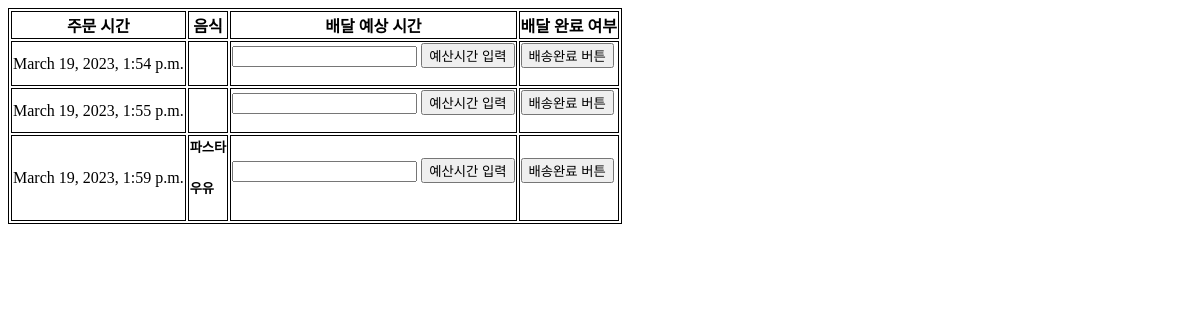
The page /delivery/orders/ on the database as committed earlier.
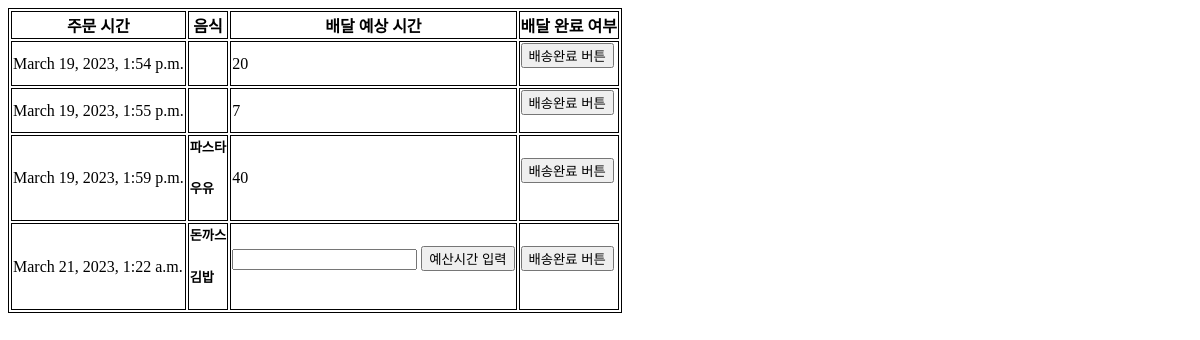
The same page on the database as committed later.
### order/models.py (models this page shows)
class Order(models.Model):
    shop = models.ForeignKey(Shop, on_delete=models.CASCADE)
    order_date = models.DateTimeField('date_ordered')
    address = models.CharField(max_length=40)
    estimated_time = models.IntegerField(default=-1)
    deliver_finish = models.BooleanField(default=0)

class Orderfood(models.Model):
    order = models.ForeignKey(Order, on_delete=models.CASCADE)
    food_name = models.CharField(max_length=20)

### delivery/views.py (the view)
# urls.py: path('orders/', views.order_list, name="order_list"),
@csrf_exempt
def order_list(request):
    if request.method == 'GET':
        order_list = Order.objects.all()
        return render(request, 'delivery/order_list.html', {'order_list':order_list})
    elif request.method == 'POST':
        order_item = Order.objects.get(pk=int(request.POST['order_id']))
        order_item.deliver_finish = 1
        order_item.save()
        return render(request, 'delivery/success.html')

### delivery/templates/delivery/order_list.html (shortened to what this page needs)
<table style="border: 1px solid black;">
    <tr style="border: 1px solid black;">
        <th style="border: 1px solid black;">주문 시간</th>
        <th style="border: 1px solid black;">음식</th>
        <th style="border: 1px solid black;">배달 예상 시간</th>
        <th style="border: 1px solid black;">배달 완료 여부</th>
    </tr>
    {% for order in order_list %}
    <tr style="border: 1px solid black;">
        <td style="border: 1px solid black;">
            {{ order.order_date }}
        </td>
        <td style="border: 1px solid black;">
            {% for food in order.orderfood_set.all %}
                <h5> {{food.food_name}} </h5>
            {% endfor %}
        </td>
        <td style="border: 1px solid black;">
            {% if order.estimated_time == -1 %}
                <form method="post" action="{% url 'timeinput' %}">
                    <input type="number" name="estimated_time">
                    <input type="submit" value="예산시간 입력">
                </form>
            {% else %}
                {{order.estimated_time}}
            {% endif %}
        </td>
        <td style="border: 1px solid black;">
            {% if order.deliver_finish == 0 %}
                <form method="post" action="{% url 'order_list' %}">
                    <input type="submit" value="배송완료 버튼">
                </form>
            {% else %}
                완료
            {% endif %}
        </td>
    </tr>
    {% endfor %}
</table>

Rows that differ between the two databases and show on the page:
changed Order "March 19, 2023, 1:54 p.m.": estimated_time (not shown) → "20"; value "예산시간 입력" → (not shown)
changed Order "March 19, 2023, 1:55 p.m.": estimated_time (not shown) → "7"; value "예산시간 입력" → (not shown)
changed Order "March 19, 2023, 1:59 p.m.": estimated_time (not shown) → "40"; value "예산시간 입력" → (not shown)
added Order: order_date "March 21, 2023, 1:22 a.m."
added Orderfood: food_name "돈까스", shown under "March 21, 2023, 1:22 a.m."
added Orderfood: food_name "김밥", shown under "March 21, 2023, 1:22 a.m."
